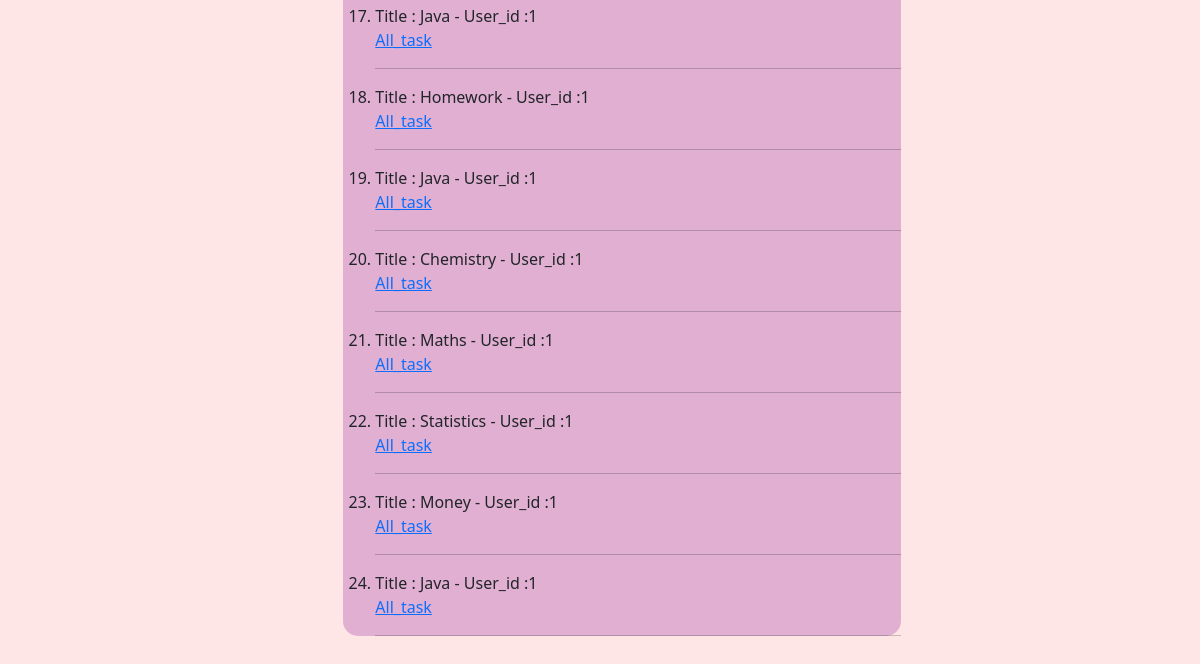
Before: / (lower part) with the older database file.
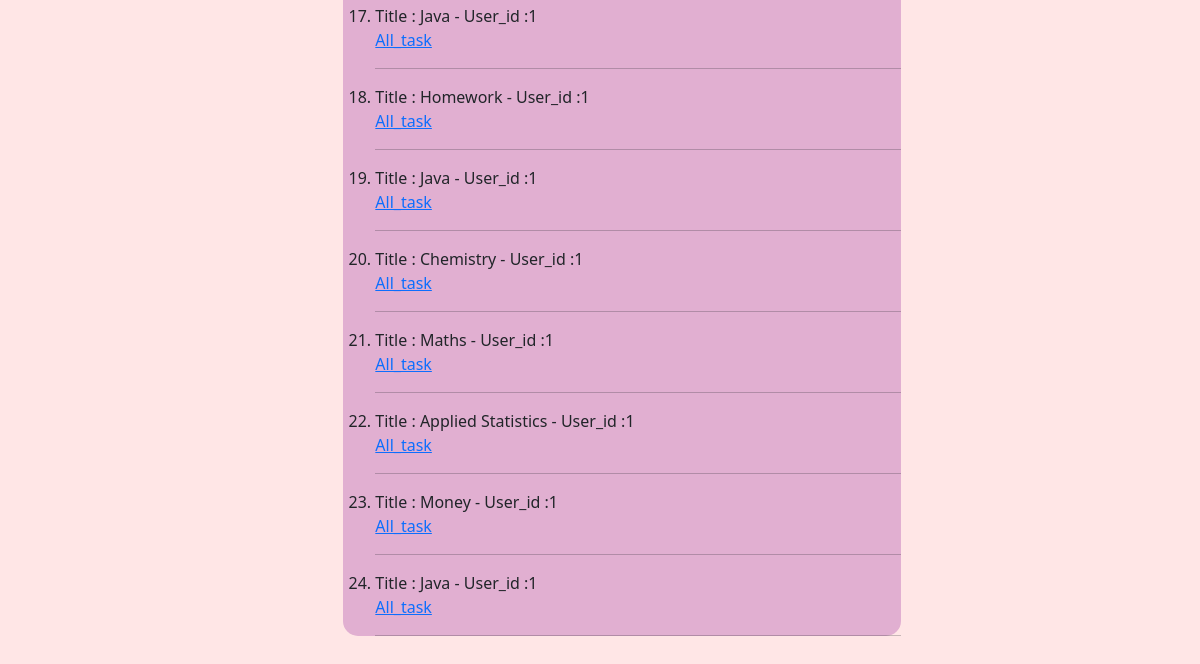
After: the same page with the newer database file.
### db/__init__.py (models this page shows, shortened)
class Task(Base):
    __tablename__="tasks"
    id=Column(Integer,primary_key=True)
    title=Column(String(100),nullable=False,index=True)
    description=Column(Text(),nullable=False)
    created_at = Column(DateTime, default=datetime.utcnow, nullable=False)
    user_id=Column(Integer(),ForeignKey("users.id"))

### app.py (the view)
@app.route('/')
def index():
    tasks=tsk.query.all()
    return render_template('task.html',tasks=tasks)

### app.py (called while the page is built)
@app.teardown_appcontext
def shutdown_session(exception=None):
    db_session.remove()

### templates/task.html (shortened to what this page needs)
{% extends 'index.html' %}
{% block content %}
<div class="task-content">
     <ol class="todoList">
    {% for task in tasks %}
    <li> Title : {{task.title}} -
     User_id :{{task.user_id}}</li>
    <span>
    <a href="/all_task/{{task.id}}">All_task</a>
    </span>
    <hr>
    {% endfor %}
     </ol>
</div>
{% endblock %}

Changed rows visible on the page:
changed Task: title "Statistics" → "Applied Statistics"
